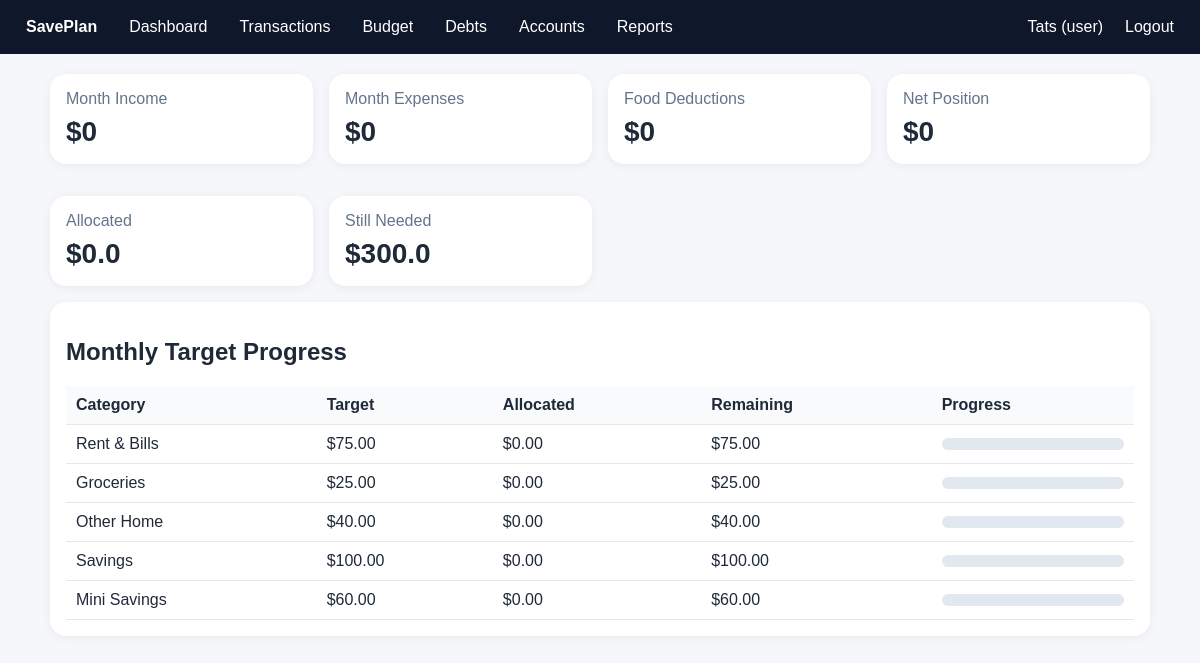
/dashboard (signed in), run on the app's committed database.
### tables this page shows
CREATE TABLE monthly_targets (
    id INTEGER PRIMARY KEY AUTOINCREMENT,
    user_id INTEGER NOT NULL,
    month INTEGER NOT NULL,
    year INTEGER NOT NULL,
    savings_target REAL NOT NULL DEFAULT 100,
    rent_bills_target REAL NOT NULL DEFAULT 75,
    groceries_target REAL NOT NULL DEFAULT 25,
    other_home_target REAL NOT NULL DEFAULT 40,
    mini_savings_target REAL NOT NULL DEFAULT 60,
    total_target REAL NOT NULL DEFAULT 300,
    UNIQUE(user_id, month, year),
    FOREIGN KEY(user_id) REFERENCES users(id)
);

### app/routes.py (the view)
    @app.route('/dashboard')
    @login_required
    def dashboard():
        db = get_db()
        user_id = session['user_id']
        now = datetime.now()
        month, year = now.month, now.year
        target = get_or_create_targets(db, user_id, month, year)
        progress, total_allocated, total_target = category_progress(db, user_id, month, year)
        txs = db.execute(
            '''SELECT * FROM transactions WHERE user_id = ? AND strftime('%m', tx_date) = ? AND strftime('%Y', tx_date) = ? ORDER BY tx_date DESC, id DESC''',
            (user_id, f'{month:02d}', str(year))
        ).fetchall()
        total_income = sum(float(t['amount']) for t in txs if t['tx_type'] == 'income')
        total_expenses = sum(float(t['amount']) for t in txs if t['tx_type'] == 'expense') + sum(float(t['other_cash_out']) for t in txs)
        deductions = sum(float(t['food_deduction_amount']) for t in txs)
        net = total_income - total_expenses - deductions
        needed = max(0, total_target - total_allocated)
        excess = max(0, total_allocated - total_target)
        return render_template('dashboard.html', target=target, progress=progress,
                               total_income=round(total_income,2), total_expenses=round(total_expenses,2),
                               deductions=round(deductions,2), net=round(net,2),
                               allocated=round(total_allocated,2), needed=round(needed,2), excess=round(excess,2))

### app/database.py (called while the page is built)
def get_db():
    if 'db' not in g:
        g.db = sqlite3.connect(g.app.config['DATABASE'])
        g.db.row_factory = sqlite3.Row
    return g.db

def init_db(app):
    import os
    os.makedirs(app.instance_path, exist_ok=True)
    @app.before_request
    def inject_app_to_g():
        g.app = app
    with app.app_context():
        db = sqlite3.connect(app.config['DATABASE'])
        db.executescript(SCHEMA)
        db.commit()
        db.close()
    app.teardown_appcontext(close_db)

### app/routes.py (called while the page is built, shortened)
def login_required(view):
    @wraps(view)
    def wrapped(*args, **kwargs):
        if 'user_id' not in session:
            return redirect(url_for('login'))
        return view(*args, **kwargs)
    return wrapped

def get_or_create_targets(db, user_id, month, year):
    row = db.execute(
        'SELECT * FROM monthly_targets WHERE user_id = ? AND month = ? AND year = ?',
        (user_id, month, year)
    ).fetchone()
    if row:
        return row

### app/templates/dashboard.html
{% extends 'base.html' %}
{% block content %}
<div class="grid">
  <div class="card"><div class="muted">Month Income</div><div class="kpi">${{ total_income }}</div></div>
  <div class="card"><div class="muted">Month Expenses</div><div class="kpi">${{ total_expenses }}</div></div>
  <div class="card"><div class="muted">Food Deductions</div><div class="kpi">${{ deductions }}</div></div>
  <div class="card"><div class="muted">Net Position</div><div class="kpi">${{ net }}</div></div>
  <div class="card"><div class="muted">Allocated</div><div class="kpi">${{ allocated }}</div></div>
  <div class="card"><div class="muted">Still Needed</div><div class="kpi">${{ needed }}</div></div>
</div>
<div class="card">
  <h2>Monthly Target Progress</h2>
  <table>
    <tr><th>Category</th><th>Target</th><th>Allocated</th><th>Remaining</th><th>Progress</th></tr>
    {% for item in progress %}
    <tr>
      <td>{{ item.label }}</td>
      <td>${{ '%.2f'|format(item.target) }}</td>
      <td>${{ '%.2f'|format(item.allocated) }}</td>
      <td>${{ '%.2f'|format(item.remaining) }}</td>
      <td><div class="progress"><div class="bar" style="width: {{ item.percent if item.percent < 100 else 100 }}%;"></div></div></td>
    </tr>
    {% endfor %}
  </table>
</div>
{% endblock %}

### app/templates/base.html (style rules this page uses)
body { font-family: Arial, sans-serif; margin: 0; background: #f5f7fb; color: #1f2937; }
.card { background: white; border-radius: 16px; padding: 16px; box-shadow: 0 2px 10px rgba(0,0,0,0.06); margin-bottom: 16px; }
.grid { display: grid; grid-template-columns: repeat(auto-fit, minmax(220px, 1fr)); gap: 16px; }
.kpi { font-size: 28px; font-weight: bold; margin-top: 8px; }
table { width: 100%; border-collapse: collapse; }
th, td { border-bottom: 1px solid #e5e7eb; padding: 10px; text-align: left; }
th { background: #f8fafc; }
.progress { height: 12px; background: #e2e8f0; border-radius: 999px; overflow: hidden; }
.muted { color: #64748b; }

### data on the page
monthly_targets: label "Rent & Bills", target "75.00", allocated "0.00", remaining "75.00", label "Groceries", target "25.00", remaining "25.00", label "Other Home", target "40.00", remaining "40.00", label "Savings", target "100.00", remaining "100.00", label "Mini Savings", target "60.00", remaining "60.00"

### other printed values
{{ session.get('username') }} "Tats"
{{ session.get('role') }} "user"
{{ total_income }} "0"
{{ total_expenses }} "0"
{{ deductions }} "0"
{{ net }} "0"
{{ allocated }} "0.0"
{{ needed }} "300.0"
